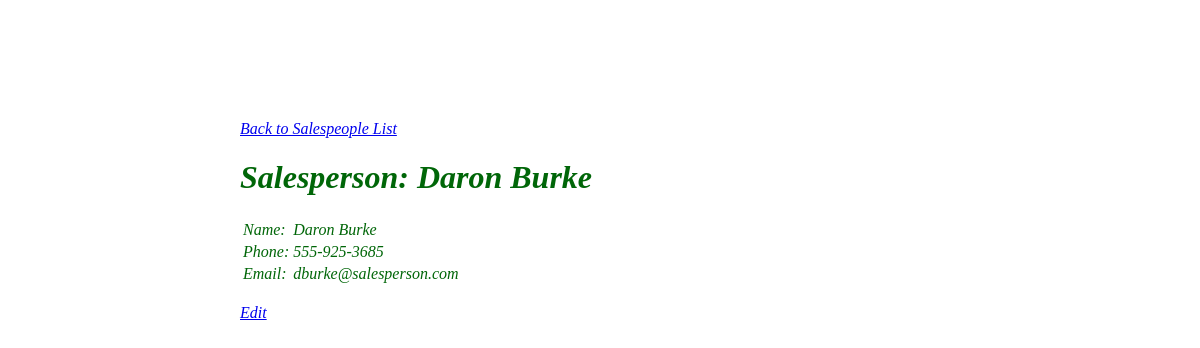
/public/staff/salespeople/show.php?id=1, run on the app's committed database.
### tables this page shows
CREATE TABLE `salespeople` (
  `id` int(11) NOT NULL AUTO_INCREMENT,
  `first_name` varchar(255) DEFAULT NULL,
  `last_name` varchar(255) DEFAULT NULL,
  `phone` varchar(255) DEFAULT NULL,
  `email` varchar(255) DEFAULT NULL,
  PRIMARY KEY (`id`)
);

### private/query_functions.php (called while the page is built, shortened)
<?php
  function find_salesperson_by_id($id=0) {
    global $db;
    $sql = "SELECT * FROM salespeople ";
    $sql .= "WHERE id='" . $id . "';";
    $salespeople_result = db_query($db, $sql);
    return $salespeople_result;
  }
?>

### private/database.php (called while the page is built, shortened)
<?php
  function db_query($connection, $sql) {
    $result_set = mysqli_query($connection, $sql);
    return $result_set;
  }
  function db_fetch_assoc($result_set) {
    return mysqli_fetch_assoc($result_set);
  }
?>

### private/functions.php (called while the page is built, shortened)
<?php
  function h($string="") {
    return htmlspecialchars($string);
  }
?>

### public/staff/salespeople/show.php (the view, shortened to what this page needs)
<?php
$id = $_GET['id'];
$salespeople_result = find_salesperson_by_id($id);
$salesperson = db_fetch_assoc($salespeople_result);
$salesperson = array_map("h", $salesperson);
?>
<?php require SHARED_PATH . '/header.php'; ?>
<div id="main-content">
  <a href="index.php">Back to Salespeople List</a><br />
  <h1>Salesperson: <?php echo $salesperson['first_name'] . " " . $salesperson['last_name']; ?></h1>
    <?php
    echo "<table id=\"salesperson\">";
    echo "<tr>";
    echo "<td>Name: </td>";
    echo "<td>" . $salesperson['first_name'] . " " . $salesperson['last_name'] . "</td>";
    echo "</tr>";
    echo "<tr>";
    echo "<td>Phone: </td>";
    echo "<td>" . $salesperson['phone'] . "</td>";
    echo "</tr>";
    echo "<tr>";
    echo "<td>Email: </td>";
    echo "<td>" . $salesperson['email'] . "</td>";
    echo "</tr>";
    echo "</table>";
    ?>
  <br />
  <a href="edit.php?id=<?php echo $salesperson['id']; ?>">Edit</a><br />
</div>
<?php require SHARED_PATH . '/footer.php'; ?>

### data on the page
salespeople: first_name "Daron", last_name "Burke", phone "555-925-3685", email "dburke@salesperson.com"
